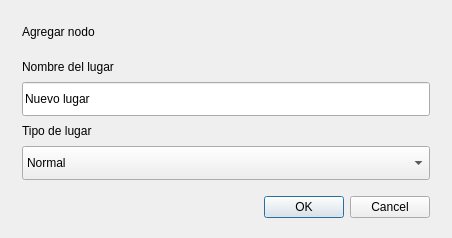
<?xml version="1.0" encoding="UTF-8"?>
<ui version="4.0">
 <class>NodeDialog</class>
 <widget class="QDialog" name="NodeDialog">
  <property name="minimumSize">
   <size>
    <width>420</width>
    <height>0</height>
   </size>
  </property>
  <property name="geometry">
   <rect>
    <x>0</x>
    <y>0</y>
    <width>452</width>
    <height>238</height>
   </rect>
  </property>
  <property name="windowTitle">
   <string>Nuevo nodo</string>
  </property>
  <layout class="QVBoxLayout" name="layoutDialog">
   <property name="spacing">
    <number>16</number>
   </property>
   <property name="leftMargin">
    <number>22</number>
   </property>
   <property name="topMargin">
    <number>20</number>
   </property>
   <property name="rightMargin">
    <number>22</number>
   </property>
   <property name="bottomMargin">
    <number>20</number>
   </property>
   <item>
    <widget class="QLabel" name="lblDialogTitle">
     <property name="text">
      <string>Agregar nodo</string>
     </property>
    </widget>
   </item>
   <item>
    <layout class="QFormLayout" name="formLayout">
     <property name="horizontalSpacing">
      <number>0</number>
     </property>
     <property name="verticalSpacing">
      <number>8</number>
     </property>
     <property name="rowWrapPolicy">
      <enum>QFormLayout::WrapAllRows</enum>
     </property>
     <property name="fieldGrowthPolicy">
      <enum>QFormLayout::AllNonFixedFieldsGrow</enum>
     </property>
     <item row="0" column="0">
      <widget class="QLabel" name="lblName">
       <property name="text">
        <string>Nombre del lugar</string>
       </property>
       <property name="buddy">
        <cstring>edtName</cstring>
       </property>
      </widget>
     </item>
     <item row="0" column="1">
      <widget class="QLineEdit" name="edtName">
       <property name="minimumSize">
        <size>
         <width>0</width>
         <height>34</height>
        </size>
       </property>
       <property name="text">
        <string>Nuevo lugar</string>
       </property>
      </widget>
     </item>
     <item row="1" column="0">
      <widget class="QLabel" name="lblType">
       <property name="text">
        <string>Tipo de lugar</string>
       </property>
       <property name="buddy">
        <cstring>comboType</cstring>
       </property>
      </widget>
     </item>
     <item row="1" column="1">
      <widget class="QComboBox" name="comboType">
       <property name="minimumSize">
        <size>
         <width>0</width>
         <height>34</height>
        </size>
       </property>
       <item>
        <property name="text">
         <string>Normal</string>
        </property>
       </item>
       <item>
        <property name="text">
         <string>Aeropuerto (+$8,600)</string>
        </property>
       </item>
       <item>
        <property name="text">
         <string>Terminal de transportes (+$2,400)</string>
        </property>
       </item>
       <item>
        <property name="text">
         <string>Sitio turístico (+$2,000)</string>
        </property>
       </item>
      </widget>
     </item>
    </layout>
   </item>
   <item>
    <widget class="QDialogButtonBox" name="buttonBox">
     <property name="orientation">
      <enum>Qt::Horizontal</enum>
     </property>
     <property name="standardButtons">
      <set>QDialogButtonBox::Cancel|QDialogButtonBox::Ok</set>
     </property>
    </widget>
   </item>
  </layout>
 </widget>
 <resources />
 <connections>
  <connection>
   <sender>buttonBox</sender>
   <signal>accepted()</signal>
   <receiver>NodeDialog</receiver>
   <slot>accept()</slot>
  </connection>
  <connection>
   <sender>buttonBox</sender>
   <signal>rejected()</signal>
   <receiver>NodeDialog</receiver>
   <slot>reject()</slot>
  </connection>
 </connections>
</ui>
